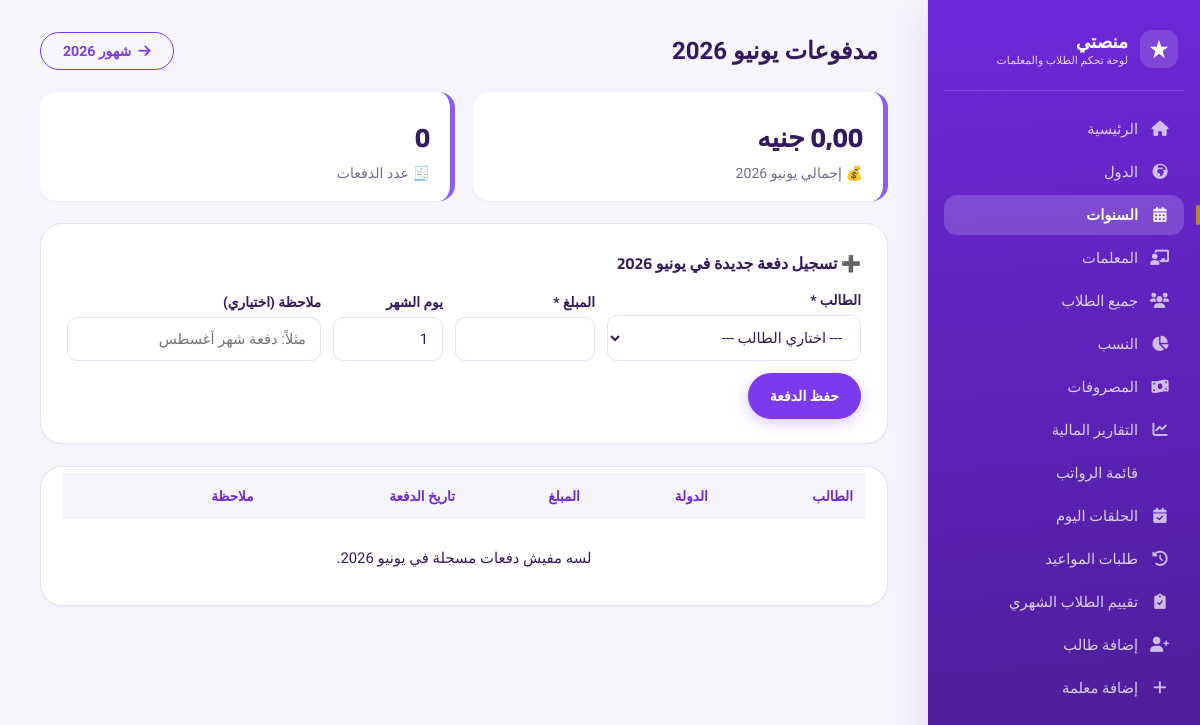
Before: /years/2026/6/ (signed in) with the older database file.
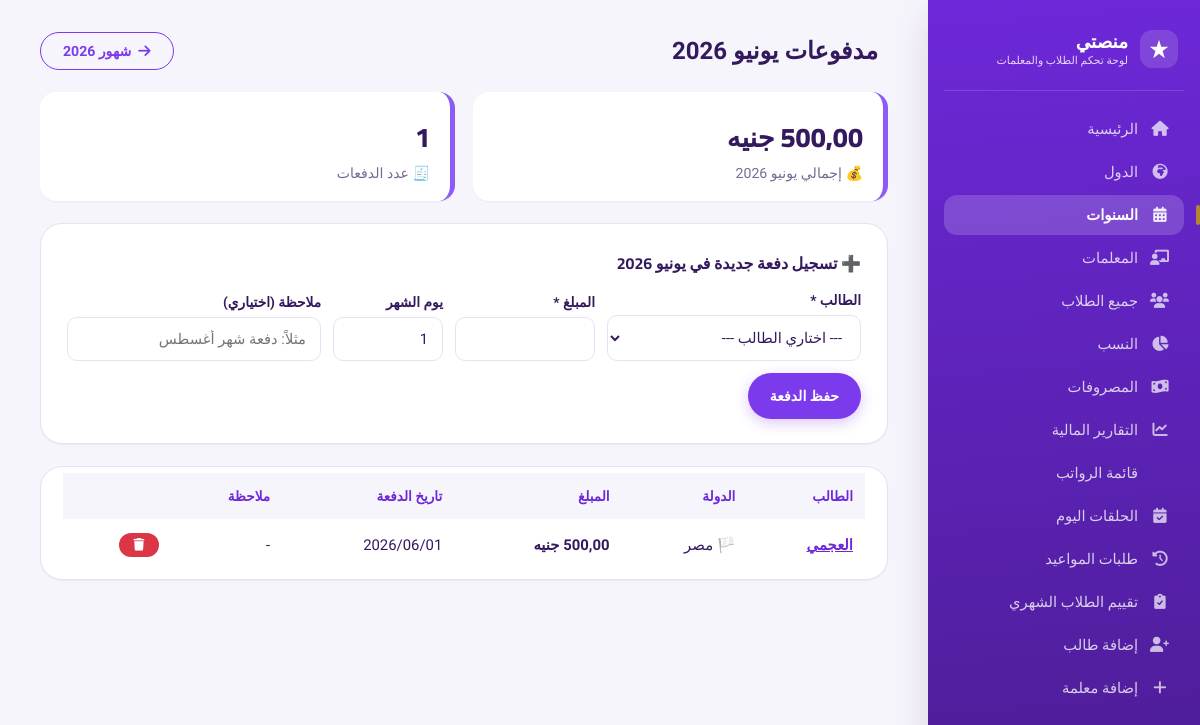
After: the same page with the newer database file.
### core/models.py (models this page shows, shortened)
class Payment(models.Model):
    student = models.ForeignKey(Student, on_delete=models.CASCADE, related_name='payments', verbose_name="الطالب")
    amount = models.DecimalField(max_digits=10, decimal_places=2, verbose_name="المبلغ")
    date = models.DateField(default=timezone.now, verbose_name="تاريخ الدفع")
    note = models.CharField(max_length=255, blank=True, null=True, verbose_name="ملاحظة")
    created_at = models.DateTimeField(auto_now_add=True, verbose_name="تاريخ الإدخال")
    class Meta:
        verbose_name = "دفعة"
        verbose_name_plural = "الدفعات"
        ordering = ['-date', '-created_at']

class Student(models.Model):
    STATUS_CHOICES = [('active', 'مقيد'), ('inactive', 'غير مقيد')]
    PAYMENT_STATUS_CHOICES = [('paid', 'مدفوع'), ('pending', 'مستحق'), ('overdue', 'متأخر')]
    ENROLLMENT_TYPE_CHOICES = [('new', 'طالب جديد'), ('existing', 'طالب مسجل من قبل')]
    SOURCE_CHOICES = [
        ('ad', 'إعلان'),
        ('referral', 'توصية'),
        ('website', 'الموقع'),
        ('social_media', 'سوشيال ميديا'),
        ('other', 'أخرى'),
    ]
    country = models.ForeignKey(Country, on_delete=models.CASCADE, related_name='students', verbose_name="الدولة")
    teacher = models.ForeignKey(Teacher, on_delete=models.SET_NULL, null=True, blank=True, related_name='students', verbose_name="المعلمة")
    name = models.CharField(max_length=255, verbose_name="اسم الطالب")
    age = models.PositiveIntegerField(null=True, blank=True, verbose_name="السن")
    phone = models.CharField(max_length=20, blank=True, null=True, verbose_name="رقم الهاتف")
    governorate = models.CharField(max_length=100, blank=True, null=True, verbose_name="المحافظة")
    package_name = models.CharField(max_length=100, blank=True, null=True, verbose_name="اسم الباقة")
    lessons_count = models.PositiveIntegerField(default=4, verbose_name="عدد الحلقات")
    subscription_fee = models.DecimalField(max_digits=10, decimal_places=2, default=0, verbose_name="قيمة الاشتراك")
    month = models.CharField(max_length=20, verbose_name="الشهر")
    start_date = models.DateField(default=timezone.now, verbose_name="تاريخ بداية الاشتراك")
    end_date = models.DateField(null=True, blank=True, verbose_name="تاريخ نهاية الاشتراك")
    last_payment_date = models.DateField(null=True, blank=True, verbose_name="آخر دفعة")
    payment_status = models.CharField(max_length=20, choices=PAYMENT_STATUS_CHOICES, default='pending', verbose_name="حالة الدفع")
    status = models.CharField(max_length=20, choices=STATUS_CHOICES, default='active', verbose_name="الحالة")
    notes = models.TextField(blank=True, null=True, verbose_name="ملاحظات عامة")
    join_date = models.DateField(default=timezone.now, verbose_name="تاريخ التسجيل")
    enrollment_type = models.CharField(
        max_length=20, choices=ENROLLMENT_TYPE_CHOICES, default='new',
        verbose_name="نوع التسجيل"
    )
    acquisition_source = models.CharField(
        max_length=20, choices=SOURCE_CHOICES, blank=True, null=True,
        verbose_name="مصدر الطالب (لو جديد)"
    )
    class Meta:
        verbose_name = "طالب"
        verbose_name_plural = "الطلاب"
        ordering = ['name']

class Country(models.Model):
    name = models.CharField(max_length=100, unique=True, verbose_name="اسم الدولة")
    flag_icon = models.CharField(max_length=50, default='🏳️', verbose_name="أيقونة العلم")
    is_active = models.BooleanField(default=True, verbose_name="نشط")
    class Meta:
        verbose_name = "دولة"
        verbose_name_plural = "الدول"
        ordering = ['name']

### core/views.py (the view, shortened to what this page needs)
# urls.py: path('years/<int:year>/<int:month>/', views.month_payments, name='month_payments'),
@staff_member_required
def month_payments(request, year, month):
    payments = Payment.objects.filter(date__year=year, date__month=month).select_related('student', 'student__country')
    total = payments.aggregate(total=Sum('amount'))['total'] or Decimal('0')
    context = {
        'year': year,
        'month': month,
        'month_name': ARABIC_MONTHS[month],
        'payments': payments,
        'total': total,
        'all_students': Student.objects.all().order_by('name'),
    }
    return render(request, 'core/month_payments.html', context)

### templates/core/month_payments.html (shortened to what this page needs)
{% extends 'core/base.html' %}
{% block content %}
<div class="page-header">
    <div class="page-title"> مدفوعات {{ month_name }} {{ year }}</div>
    <a href="{% url 'year_months' year %}" class="btn btn-outline"><i class="fas fa-arrow-right"></i> شهور {{ year }}</a>
</div>
<div class="stats-row">
    <div class="stat-box">
        <div class="number">{{ total|floatformat:2 }} جنيه</div>
        <div class="label">💰 إجمالي {{ month_name }} {{ year }}</div>
    </div>
    <div class="stat-box">
        <div class="number">{{ payments|length }}</div>
        <div class="label">🧾 عدد الدفعات</div>
    </div>
</div>
<div style="background:#fff; border:1px solid var(--border); border-radius: var(--radius-lg); padding:24px 26px; margin-top:22px; box-shadow: var(--shadow-sm);">
    <h4 style="color:var(--ink); margin-bottom:14px;">➕ تسجيل دفعة جديدة في {{ month_name }} {{ year }}</h4>
    <form method="POST" class="flex" style="align-items:flex-end;">
        <div class="field" style="min-width:220px; flex:1;">
            <label>الطالب *</label>
            <select name="student" required>
                <option value="">--- اختاري الطالب ---</option>
            </select>
        </div>
        <div class="field" style="width:140px;">
            <label>المبلغ *</label>
            <input type="number" name="amount" step="0.01" required>
        </div>
        <div class="field" style="width:110px;">
            <label>يوم الشهر</label>
            <input type="number" name="day" min="1" max="31" value="1">
        </div>
        <div class="field" style="flex:1; min-width:180px;">
            <label>ملاحظة (اختياري)</label>
            <input type="text" name="note" placeholder="مثلاً: دفعة شهر أغسطس">
        </div>
        <button type="submit" class="btn btn-primary" style="height:46px;">حفظ الدفعة</button>
    </form>
</div>
<div class="table-container">
    <table>
        <thead><tr><th>الطالب</th><th>الدولة</th><th>المبلغ</th><th>تاريخ الدفعة</th><th>ملاحظة</th><th></th></tr></thead>
        <tbody>
            {% for p in payments %}
            <tr>
                <td><a href="{% url 'student_detail' p.student.id %}" style="color:var(--violet-700); font-weight:700;">{{ p.student.name }}</a></td>
                <td>{{ p.student.country.flag_icon }} {{ p.student.country.name }}</td>
                <td><strong>{{ p.amount|floatformat:2 }} جنيه</strong></td>
                <td>{{ p.date|date:"Y/m/d" }}</td>
                <td>{{ p.note|default:"-" }}</td>
                <td>
                    <form method="POST" action="{% url 'delete_payment' p.id %}" onsubmit="return confirm('تأكيد حذف الدفعة دي؟');" style="display:inline;">
                        <button type="submit" class="btn btn-danger btn-sm"><i class="fas fa-trash"></i></button>
                    </form>
                </td>
            </tr>
            {% empty %}
            <tr><td colspan="6" style="text-align:center; padding:30px;">لسه مفيش دفعات مسجلة في {{ month_name }} {{ year }}.</td></tr>
            {% endfor %}
        </tbody>
    </table>
</div>
{% endblock %}

Changed rows visible on the page:
added Payment: student.name "العجمي", student.country.flag_icon "🏳️", student.country.name "مصر", date "2026/06/01", note "-"
Other visible differences:
{{ payments|length }}: "0" → "1"
{{ month_name }}: "يونيو" → (not shown)
{{ year }}: "2026" → (not shown)
text no longer shown: "لسه مفيش دفعات مسجلة في ."
